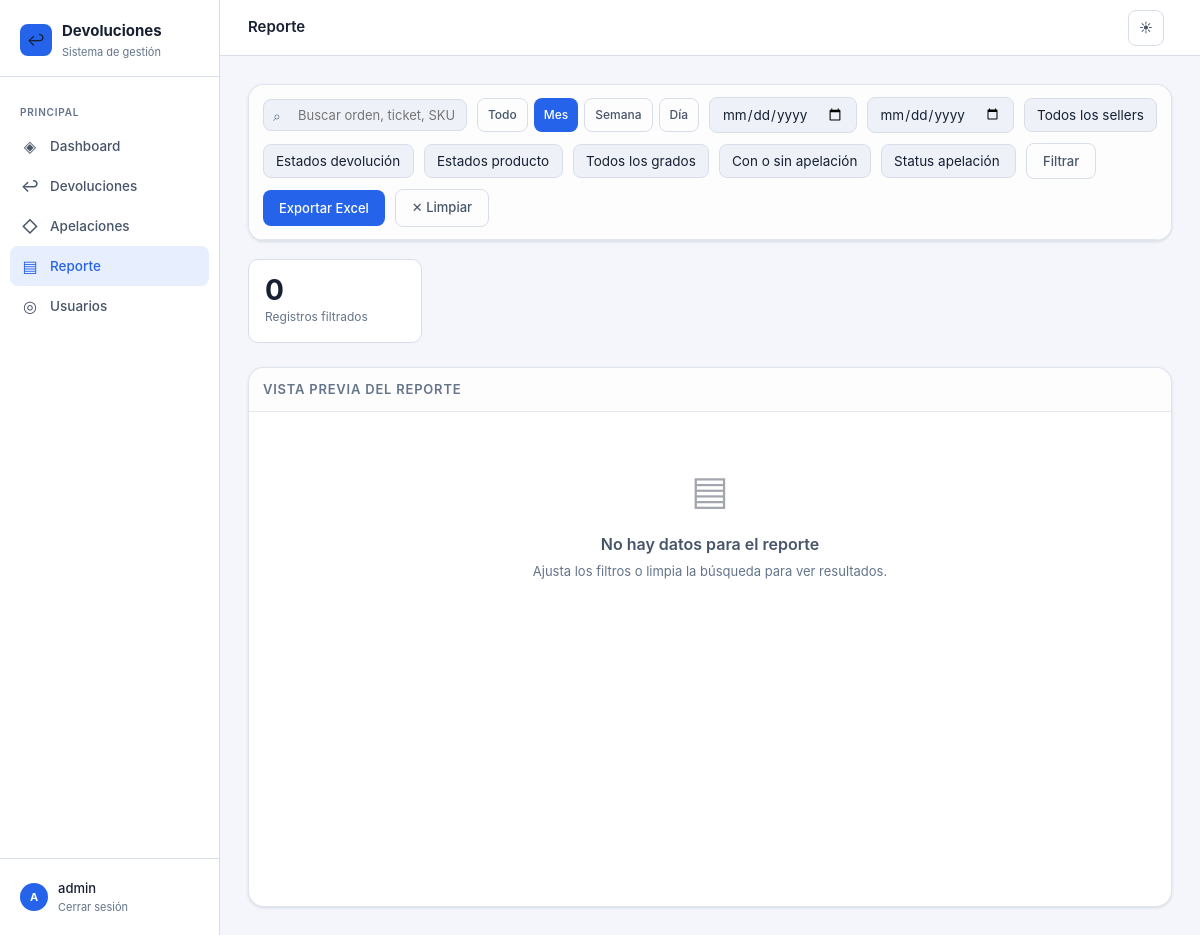
The app's page /reporte/?period=month&page=2 (signed in), older data.
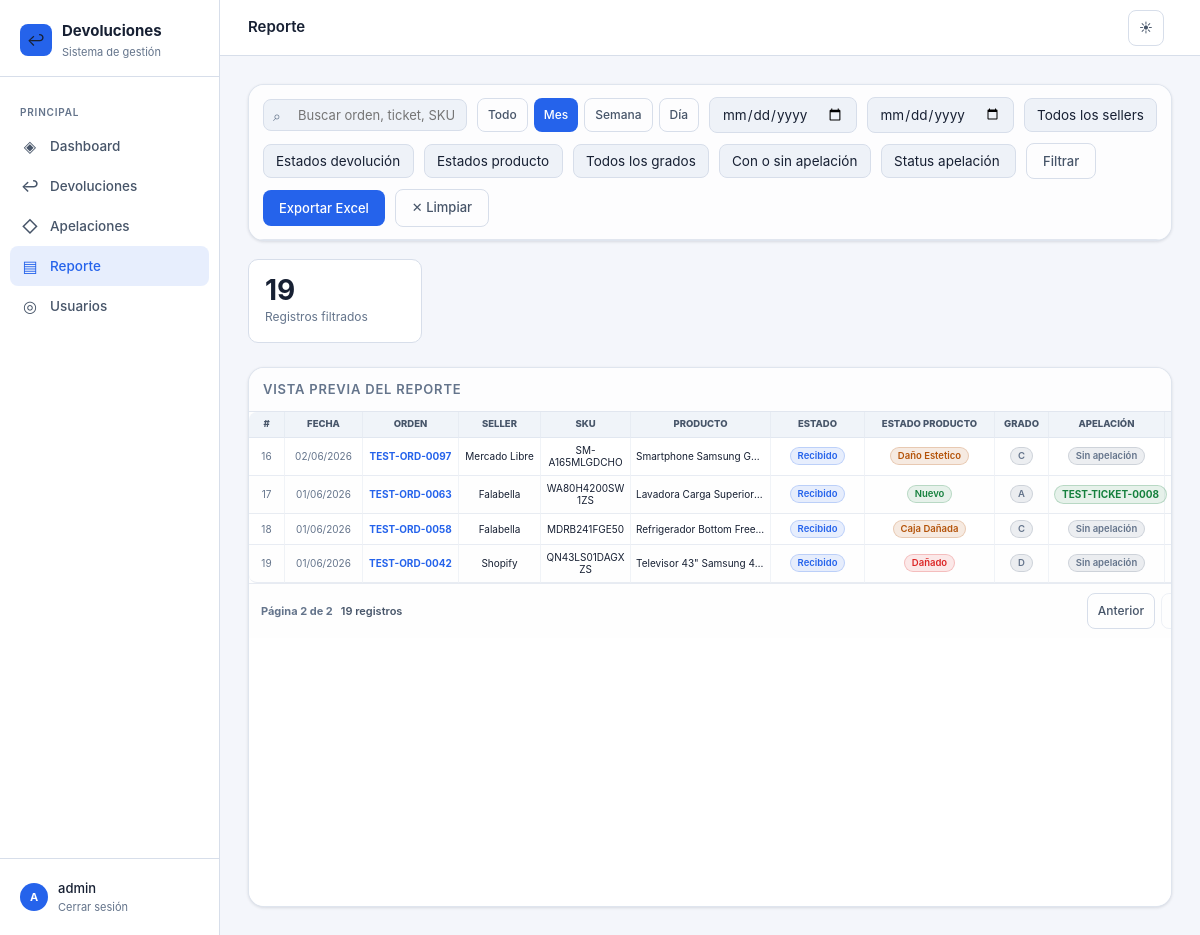
The same page, newer data.
### returns/models.py (models this page shows, shortened)
class Return(models.Model):
    SELLER_CHOICES = [
        ('falabella', 'Falabella'),
        ('ripley', 'Ripley'),
        ('mercado_libre', 'Mercado Libre'),
        ('paris', 'Paris'),
        ('walmart', 'Walmart'),
        ('shopify', 'Shopify'),
    ]
    ESTADO_CHOICES = [
        ('recibido', 'Recibido'),
        ('en_revision', 'En revisión'),
        ('aprobado', 'Aprobado'),
        ('rechazado', 'Rechazado'),
        ('reembolsado', 'Reembolsado'),
        ('cerrado', 'Cerrado'),
    ]
    CONDICION_CHOICES = [
        ('nuevo', 'Nuevo'),
        ('caja_danada', 'Caja Dañada'),
        ('danado', 'Dañado'),
        ('dano_estetico', 'Daño Estetico'),
    ]
    GRADO_CHOICES = [
        ('A', 'A'),
        ('C', 'C'),
        ('D', 'D'),
    ]
    fecha_ingreso = models.DateField(auto_now_add=True)
    fecha_actualizacion = models.DateTimeField(auto_now=True)
    seller = models.CharField(max_length=50, choices=SELLER_CHOICES, verbose_name='Seller')
    numero_orden = models.CharField(max_length=100, unique=True, verbose_name='Número de orden')
    sku = models.CharField(max_length=100, verbose_name='SKU')
    ean = models.CharField(max_length=50, blank=True, verbose_name='EAN')
    producto_nombre = models.CharField(max_length=300, verbose_name='Nombre del producto', blank=True)
    marca = models.CharField(max_length=150, blank=True, verbose_name='Marca')
    categoria = models.CharField(max_length=150, blank=True, verbose_name='Categoría')
    precio_venta = models.DecimalField(max_digits=10, decimal_places=2, null=True, blank=True, validators=[MinValueValidator(0)], verbose_name='Precio de venta')
    cantidad = models.PositiveIntegerField(default=1, validators=[MinValueValidator(1)], verbose_name='Cantidad')
    estado = models.CharField(max_length=20, choices=ESTADO_CHOICES, default='recibido', verbose_name='Estado')
    condicion_producto = models.CharField(max_length=20, choices=CONDICION_CHOICES, default='nuevo', verbose_name='Estado del producto')
    grado = models.CharField(max_length=1, choices=GRADO_CHOICES, default='A', verbose_name='Grado')
    detalles_dano = models.TextField(blank=True, verbose_name='Detalles del daño')
    notas_internas = models.TextField(blank=True, verbose_name='Notas internas')
    creado_por = models.ForeignKey(User, on_delete=models.SET_NULL, null=True, related_name='devoluciones_creadas')
    class Meta:
        verbose_name = 'Devolución'
        verbose_name_plural = 'Devoluciones'
        ordering = ['-fecha_ingreso', '-id']
    def get_estado_color(self):
        colors = {
            'recibido': 'blue',
            'en_revision': 'yellow',
            'aprobado': 'green',
            'rechazado': 'red',
            'reembolsado': 'purple',
            'cerrado': 'gray',
        }
        return colors.get(self.estado, 'gray')

class Appeal(models.Model):
    STATUS_CHOICES = [
        ('en_proceso', 'En proceso'),
        ('rechazado', 'Rechazado'),
        ('proceso_pago', 'Proceso de pago'),
        ('pagado', 'Pagado'),
    ]
    devolucion = models.ForeignKey(Return, on_delete=models.CASCADE, related_name='apelaciones', verbose_name='Orden')
    numero_apelacion = models.CharField(max_length=100, verbose_name='N° de apelación o ticket')
    detalle = models.TextField(verbose_name='Detalle')
    status = models.CharField(max_length=20, choices=STATUS_CHOICES, default='en_proceso', verbose_name='Status')
    estado_cuenta = models.CharField(max_length=200, blank=True, verbose_name='Estado de cuenta')
    creado_por = models.ForeignKey(User, on_delete=models.SET_NULL, null=True, blank=True, related_name='apelaciones_creadas')
    actualizado_por = models.ForeignKey(User, on_delete=models.SET_NULL, null=True, blank=True, related_name='apelaciones_actualizadas')
    creado_en = models.DateTimeField(auto_now_add=True)
    actualizado_en = models.DateTimeField(auto_now=True)
    class Meta:
        verbose_name = 'Apelación'
        verbose_name_plural = 'Apelaciones'
        ordering = ['-creado_en', '-id']
    def get_status_color(self):
        colors = {
            'en_proceso': 'yellow',
            'rechazado': 'red',
            'proceso_pago': 'purple',
            'pagado': 'green',
        }
        return colors.get(self.status, 'gray')

### returns/views.py (the view)
# urls.py: path('reporte/', views.report_dashboard, name='report_dashboard'),
@login_required
def report_dashboard(request):
    devoluciones = filtered_report_returns(request)
    if request.GET.get('export') == 'xlsx':
        return report_export_response(devoluciones)
    devoluciones_page = paginate_queryset(request, devoluciones, 'page', 15)
    context = {
        'devoluciones': devoluciones_page,
        'devoluciones_page': devoluciones_page,
        'devoluciones_page_query': querystring_without(request, 'page'),
        'period': request.GET.get('period', '').strip(),
        'period_query': querystring_without(request, 'period', 'page', 'fecha_desde', 'fecha_hasta'),
        'q': request.GET.get('q', '').strip(),
        'fecha_desde': request.GET.get('fecha_desde', '').strip(),
        'fecha_hasta': request.GET.get('fecha_hasta', '').strip(),
        'seller_filter': request.GET.get('seller', '').strip(),
        'estado_filter': request.GET.get('estado', '').strip(),
        'condicion_filter': request.GET.get('condicion', '').strip(),
        'grado_filter': request.GET.get('grado', '').strip(),
        'apelacion_filter': request.GET.get('apelacion', '').strip(),
        'appeal_status_filter': request.GET.get('appeal_status', '').strip(),
        'seller_choices': Return.SELLER_CHOICES,
        'estado_choices': Return.ESTADO_CHOICES,
        'condicion_choices': Return.CONDICION_CHOICES,
        'grado_choices': Return.GRADO_CHOICES,
        'appeal_status_choices': Appeal.STATUS_CHOICES,
        'total_filtrado': devoluciones.count(),
    }
    return render(request, 'returns/report.html', context)

### returns/models.py (called while the page is built)
    @classmethod
    def load(cls):
        config, _ = cls.objects.get_or_create(pk=1)
        return config

### returns/templatetags/returns_format.py (called while the page is built)
@register.filter
def clp(value):
    if value in (None, ''):
        return ''
    try:
        amount = int(Decimal(str(value)))
    except (InvalidOperation, ValueError):
        return value
    return f'${amount:,}'.replace(',', '.') + ' CLP'

@register.filter
def clp_difference(value, arg):
    if value in (None, '') or arg in (None, ''):
        return ''
    try:
        amount = int(Decimal(str(value))) - int(Decimal(str(arg)))
    except (InvalidOperation, ValueError):
        return ''
    sign = '-' if amount < 0 else ''
    return f'{sign}${abs(amount):,}'.replace(',', '.') + ' CLP'

### returns/views.py (called while the page is built)
def paginate_queryset(request, queryset, page_param='page', per_page=12):
    paginator = Paginator(queryset, per_page)
    return paginator.get_page(request.GET.get(page_param))

def querystring_without(request, *keys):
    query = request.GET.copy()
    for key in keys:
        query.pop(key, None)
    encoded = query.urlencode()
    return f'{encoded}&' if encoded else ''

def period_dates(request):
    today = timezone.localdate()
    period = request.GET.get('period', '')
    if period == 'today':
        return period, today, today
    if period == 'week':
        return period, today - timedelta(days=today.weekday()), today
    if period == 'month':
        return period, today.replace(day=1), today
    return period, None, None

### templates/returns/report.html (shortened to what this page needs)
{% extends 'returns/base.html' %}
{% load returns_format %}
{% block topbar_title %}Reporte{% endblock %}
{% block content %}
<div class="table-wrap" style="margin-bottom:18px">
  <div class="table-header">
    <form method="get" class="filter-bar" style="flex:1">
      <div class="search-wrap">
        <span class="search-icon">⌕</span>
        <input type="text" name="q" value="{{ q }}" placeholder="Buscar orden, ticket, SKU, producto, marca...">
      </div>
      <div class="period-filter-bar">
        <a href="?{{ period_query }}" class="btn btn-sm {% if not period %}btn-primary{% else %}btn-ghost{% endif %}">Todo</a>
        <a href="?{{ period_query }}period=month" class="btn btn-sm {% if period == 'month' %}btn-primary{% else %}btn-ghost{% endif %}">Mes</a>
        <a href="?{{ period_query }}period=week" class="btn btn-sm {% if period == 'week' %}btn-primary{% else %}btn-ghost{% endif %}">Semana</a>
        <a href="?{{ period_query }}period=today" class="btn btn-sm {% if period == 'today' %}btn-primary{% else %}btn-ghost{% endif %}">Día</a>
      </div>
      <input type="date" name="fecha_desde" value="{{ fecha_desde }}" class="form-input" style="width:auto" title="Desde">
      <input type="date" name="fecha_hasta" value="{{ fecha_hasta }}" class="form-input" style="width:auto" title="Hasta">
      <select name="seller" class="form-select" style="width:auto">
        <option value="">Todos los sellers</option>
      </select>
      <select name="estado" class="form-select" style="width:auto">
        <option value="">Estados devolución</option>
      </select>
      <select name="condicion" class="form-select" style="width:auto">
        <option value="">Estados producto</option>
      </select>
      <select name="grado" class="form-select" style="width:auto">
        <option value="">Todos los grados</option>
      </select>
      <select name="apelacion" class="form-select" style="width:auto">
        <option value="">Con o sin apelación</option>
      </select>
      <select name="appeal_status" class="form-select" style="width:auto">
        <option value="">Status apelación</option>
      </select>
      <button type="submit" class="btn btn-ghost">Filtrar</button>
      <button type="submit" name="export" value="xlsx" class="btn btn-primary">Exportar Excel</button>
      {% if q or fecha_desde or fecha_hasta or seller_filter or estado_filter or condicion_filter or grado_filter or apelacion_filter or appeal_status_filter or period %}
      <a href="{% url 'report_dashboard' %}" class="btn btn-ghost">✕ Limpiar</a>
      {% endif %}
    </form>
  </div>
</div>
<div class="stats-grid">
  <div class="stat-card">
    <div class="stat-value" style="color:var(--text)">{{ total_filtrado }}</div>
    <div class="stat-label">Registros filtrados</div>
  </div>
</div>
<div class="table-wrap returns-table-wrap">
  <div class="table-header">
    <div class="form-section-title" style="margin:0;padding:0;border:0">Vista previa del reporte</div>
  </div>
  {% if devoluciones %}
  <table class="returns-table">
    <colgroup>
      <col class="col-id">
      <col class="col-date">
      <col class="col-order">
      <col class="col-seller">
      <col class="col-sku">
      <col class="col-product">
      <col class="col-status">
      <col class="col-product-status">
      <col class="col-grade">
      <col class="col-appeal">
      <col class="col-product-status">
      <col class="col-product-status">
      <col class="col-photos">
    </colgroup>
    <thead>
      <tr>
        <th>#</th>
        <th>Fecha</th>
        <th>Orden</th>
        <th>Seller</th>
        <th>SKU</th>
        <th>Producto</th>
        <th>Estado</th>
        <th>Estado producto</th>
        <th>Grado</th>
        <th>Apelación</th>
        <th>Status apelación</th>
      </tr>
    </thead>
    <tbody>
      {% for d in devoluciones %}
      <tr>
        <td style="color:var(--text-muted)">{{ devoluciones.start_index|add:forloop.counter0 }}</td>
        <td style="color:var(--text-muted)">{{ d.fecha_ingreso|date:"d/m/Y" }}</td>
        <td><a href="{% url 'return_detail' d.pk %}"><strong>{{ d.numero_orden }}</strong></a></td>
        <td>{{ d.get_seller_display }}</td>
        <td>{{ d.sku }}</td>
        <td>
          {% if d.producto_nombre %}
          <div class="table-product-name" title="{{ d.producto_nombre }}">{{ d.producto_nombre }}</div>
          {% else %}
          <div style="color:var(--text-muted)">—</div>
          {% endif %}
        </td>
        <td><span class="badge badge-{{ d.get_estado_color }}">{{ d.get_estado_display }}</span></td>
        <td>
          <span class="badge badge-{% if d.condicion_producto == 'nuevo' %}green{% elif d.condicion_producto == 'caja_danada' or d.condicion_producto == 'dano_estetico' %}yellow{% else %}red{% endif %}">
            {{ d.get_condicion_producto_display }}
          </span>
        </td>
        <td><span class="badge badge-gray">{{ d.grado }}</span></td>
        <td>
          {% with apelacion=d.apelaciones.first %}
          {% if apelacion %}
          <a href="{% url 'appeal_detail' apelacion.pk %}" class="badge badge-{{ apelacion.get_status_color }}">{{ apelacion.numero_apelacion }}</a>
          {% else %}
          <span class="badge badge-gray">Sin apelación</span>
          {% endif %}
          {% endwith %}
        </td>
        <td>
        </td>
      </tr>
      {% endfor %}
    </tbody>
  </table>
  {% include 'returns/_pagination.html' with page_obj=devoluciones_page page_param='page' querystring=devoluciones_page_query %}
  {% else %}
  <div class="empty-state">
    <div class="empty-icon">▤</div>
    <div class="empty-title">No hay datos para el reporte</div>
    <div class="empty-sub">Ajusta los filtros o limpia la búsqueda para ver resultados.</div>
  </div>
  {% endif %}
</div>
{% endblock %}

### templates/returns/base.html (shortened to what this page needs)
<!DOCTYPE html>
<html lang="es">
<head>
</head>
<body>
{% if user.is_authenticated %}
<div class="layout">
  <aside class="sidebar">
    <div class="sidebar-logo">
      <div class="logo-mark">
        <div class="logo-icon">↩</div>
        <div>
          <div class="logo-text">Devoluciones</div>
          <div class="logo-sub">Sistema de gestión</div>
        </div>
      </div>
    </div>
    <nav class="sidebar-nav">
      <div class="nav-label">Principal</div>
      <a href="{% url 'dashboard' %}" class="nav-link {% if request.resolver_match.url_name == 'dashboard' %}active{% endif %}">
        <span class="nav-icon">◈</span> Dashboard
      </a>
      <a href="{% url 'returns_dashboard' %}" class="nav-link ">
        <span class="nav-icon">↩</span> Devoluciones
      </a>
      <a href="{% url 'appeals_dashboard' %}" class="nav-link ">
        <span class="nav-icon">◇</span> Apelaciones
      </a>
      <a href="{% url 'report_dashboard' %}" class="nav-link {% if request.resolver_match.url_name == 'report_dashboard' %}active{% endif %}">
        <span class="nav-icon">▤</span> Reporte
      </a>
      {% if user.is_staff %}
      <a href="{% url 'users_dashboard' %}" class="nav-link ">
        <span class="nav-icon">◎</span> Usuarios
      </a>
      {% endif %}
    </nav>
    <div class="sidebar-footer">
      <div class="user-info">
        <div class="user-avatar">{{ user.username|first|upper }}</div>
        <div>
          <div class="user-name">{{ user.username }}</div>
          <a href="{% url 'logout' %}" class="logout-link">Cerrar sesión</a>
        </div>
      </div>
    </div>
  </aside>
  <main class="main">
    <div class="topbar">
      <div class="topbar-title">{% block topbar_title %}{% endblock %}</div>
      <div class="topbar-tools">
        <button type="button" class="btn btn-ghost theme-toggle" data-theme-toggle title="Cambiar tema" aria-label="Cambiar tema">
          <span class="theme-icon-light" aria-hidden="true">☀</span>
        </button>
      </div>
    </div>
    <div class="content">
      {% block content %}{% endblock %}
    </div>
  </main>
</div>
{% else %}
  {% block full_page %}{% endblock %}
{% endif %}
</body>
</html>

### templates/returns/_pagination.html
{% if page_obj and page_obj.paginator.num_pages > 1 %}
<div class="pagination-bar">
  <div class="pagination-info">
    Página {{ page_obj.number }} de {{ page_obj.paginator.num_pages }}
    <span>{{ page_obj.paginator.count }} registros</span>
  </div>
  <div class="pagination-actions">
    {% if page_obj.has_previous %}
    <a class="btn btn-ghost btn-sm" href="?{{ querystring }}{{ page_param }}={{ page_obj.previous_page_number }}">Anterior</a>
    {% else %}
    <span class="btn btn-ghost btn-sm is-disabled">Anterior</span>
    {% endif %}
    {% if page_obj.has_next %}
    <a class="btn btn-ghost btn-sm" href="?{{ querystring }}{{ page_param }}={{ page_obj.next_page_number }}">Siguiente</a>
    {% else %}
    <span class="btn btn-ghost btn-sm is-disabled">Siguiente</span>
    {% endif %}
  </div>
</div>
{% endif %}

Row changes from the older to the newer data that the page shows:
added Return: start_index|add "16", fecha_ingreso "02/06/2026", numero_orden "TEST-ORD-0097", seller "Mercado Libre", sku "SM-A165MLGDCHO", producto_nombre "Smartphone Samsung G…", estado "Recibido", condicion_producto "Daño Estetico", grado "C", shows "Sin apelación"
added Return: start_index|add "17", fecha_ingreso "01/06/2026", numero_orden "TEST-ORD-0063", seller "Falabella", sku "WA80H4200SW1ZS", producto_nombre "Lavadora Carga Superior…", estado "Recibido", condicion_producto "Nuevo", grado "A", apelaciones.first.numero_apelacion "TEST-TICKET-0008"
added Return: start_index|add "18", fecha_ingreso "01/06/2026", numero_orden "TEST-ORD-0058", seller "Falabella", sku "MDRB241FGE50", producto_nombre "Refrigerador Bottom Free…", estado "Recibido", condicion_producto "Caja Dañada", grado "C", shows "Sin apelación"
added Return: start_index|add "19", fecha_ingreso "01/06/2026", numero_orden "TEST-ORD-0042", seller "Shopify", sku "QN43LS01DAGXZS", producto_nombre "Televisor 43\" Samsung 4…", estado "Recibido", condicion_producto "Dañado", grado "D", shows "Sin apelación"
Text that changed along with them:
{{ total_filtrado }}: "0" → "19"
{{ page_obj.number }}: (not shown) → "2"
{{ page_obj.paginator.num_pages }}: (not shown) → "2"
{{ page_obj.paginator.count }}: (not shown) → "19"
text no longer shown: "▤ No hay datos para el reporte Ajusta los filtros o limpia la búsqueda para ver resultados."
text now shown: "# FECHA ORDEN SELLER SKU PRODUCTO ESTADO ESTADO PRODUCTO GRADO APELACIÓN Página de registros Anterior"
